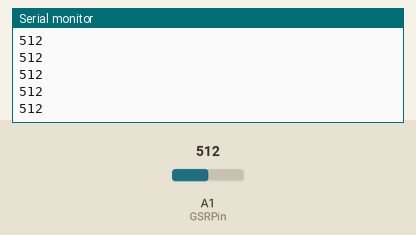
The sketch below on a simulated Arduino Uno, built with avr-gcc and run on an emulated ATmega328P. On the bench: the last lines printed to the serial monitor. The inputs (shaded band) are chosen by the test bench; at power-on: A1 (GSRPin) = 512.

Above: at 1.2 s.
1.3 s: A1 (GSRPin) set to 716
At 2.3 s:
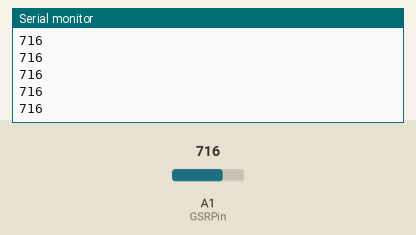
2.8 s: A1 (GSRPin) set to 900
At 3.3 s:
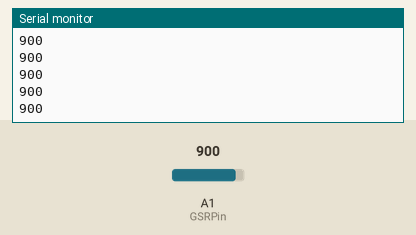
Timing chart, 0 to 5.8 s (numbered marks = the images above; inputs shaded):
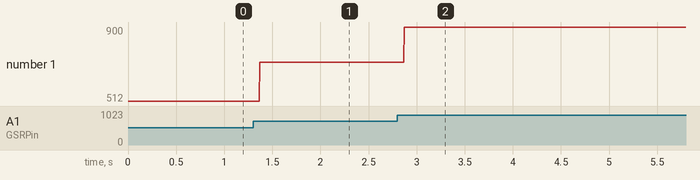

Measured:
- after the input at 1.3 s, the serial monitor: prints a new line after 0.07 s (image 1)
- after the input at 2.8 s, the serial monitor: prints a new line after 0.07 s (image 2)
- plotted number 1: 512 → 716 after the input at 1.3 s, 716 → 900 after the input at 2.8 s

The sketch:

GSRTest.ino
```cpp
#include <Wire.h>

    int GSRPin = 1;
    int threshold=0;
    int Signal;

    void setup(){
      Serial.begin(9600);
      }

    void loop(){
      Signal = analogRead(GSRPin);
      Serial.println(Signal);
      }
```
